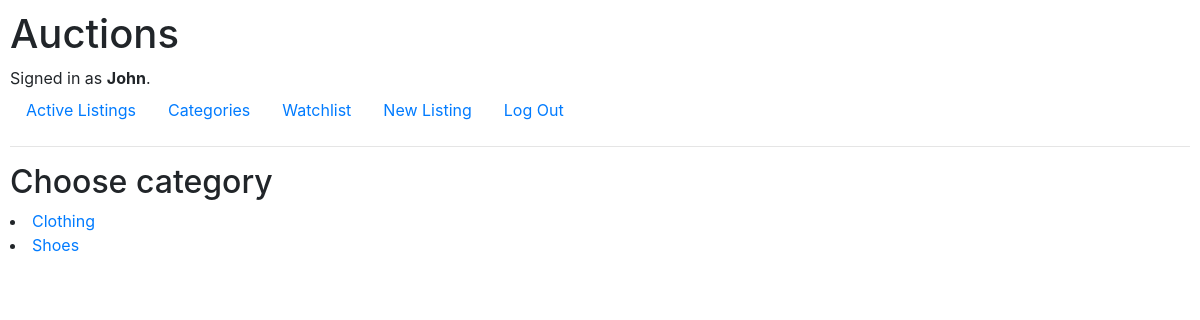
Page /categories (signed in) on the committed database.
### auctions/models.py (models this page shows)
class User(AbstractUser):
    pass

class Category(models.Model):
    category = models.CharField(max_length=30)
    def __str__(self):
        return f"{self.category}"

### auctions/views.py (the view)
# urls.py: path("categories", views.categories, name="categories"),
def categories(request):
    return render(request, "auctions/categories.html",{
        "categories":Category.objects.all(),
    })

### auctions/templates/auctions/categories.html
{% extends "auctions/layout.html" %}
{% load static %}
{% block body %}
    <h2>Choose category</h2>
    {% for category in categories %}
            <li><a href="{%url 'index' %}?category={{category.id}}">{{category}}</a></li>
    {% endfor %}
{% endblock %}

### auctions/templates/auctions/layout.html (shortened to what this page needs)
{% load static %}
<!DOCTYPE html>
<html lang="en">
    <head>
        <link rel="stylesheet" href="https://stackpath.bootstrapcdn.com/bootstrap/4.4.1/css/bootstrap.min.css">
        <link href="{% static 'auctions/styles.css' %}/" rel="stylesheet">
    </head>
    <body>
        <h1>Auctions</h1>
        <div>
            {% if user.is_authenticated %}
                Signed in as <strong>{{ user.username }}</strong>.
            {% else %}
                Not signed in.
            {% endif %}
        </div>
        <ul class="nav">
            <li class="nav-item">
                <a class="nav-link" href="{% url 'index' %}">Active Listings</a>
            </li>
            <li class="nav-item">
                <a class="nav-link" href="{% url 'categories' %}">Categories</a>
            </li>
            {% if user.is_authenticated %}
                <li class="nav-item">
                    <a class="nav-link" href="{% url 'watchlist' %}">Watchlist</a>
                </li>
                <li class="nav-item">
                    <a class="nav-link" href="{% url 'newListing' %}">New Listing</a>
                </li>
                <li class="nav-item">
                    <a class="nav-link" href="{% url 'logout' %}">Log Out</a>
                </li>
            {% endif %}
        </ul>
        <hr>
        {% block body %}
        {% endblock %}
    </body>
</html>

### auctions/static/auctions/styles.css (style rules this page uses)
body { padding: 10px; }

### rows in the picture
User: username "John"
Category: category "Clothing"
Category: category "Shoes"
